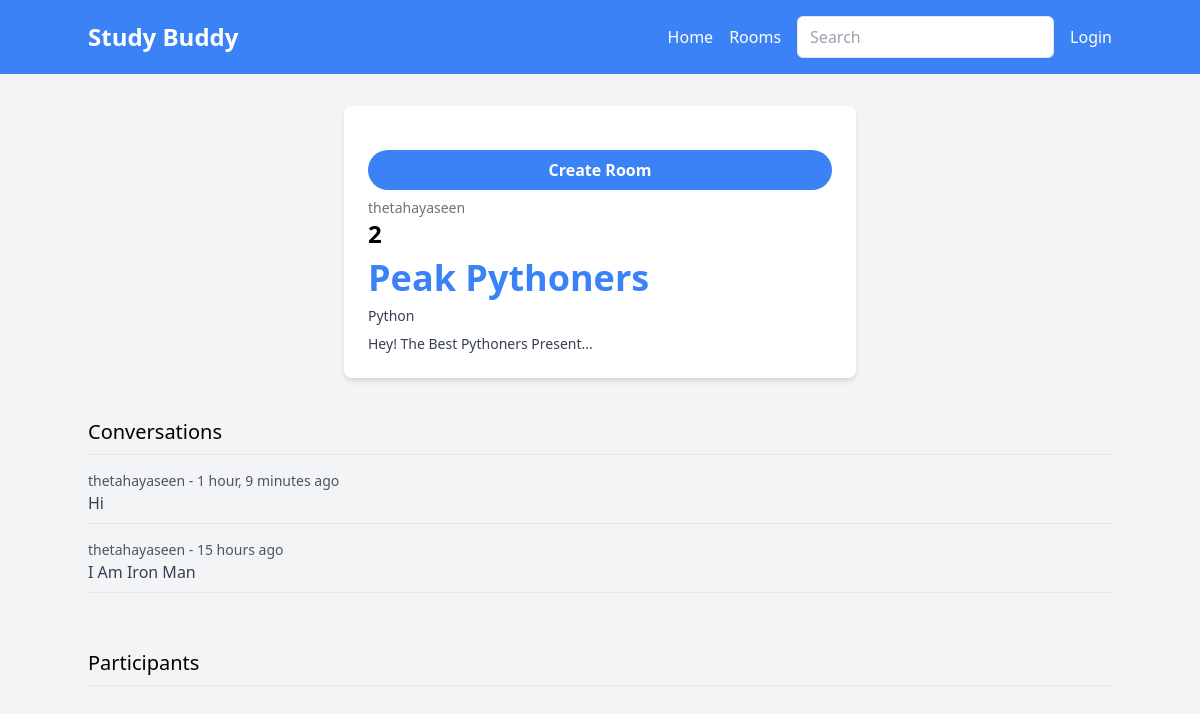
The app's page /room/2 with its own data.
### base/models.py (models this page shows, shortened)
class Room(models.Model):
    host = models.ForeignKey(User, on_delete=models.SET_NULL, null = True)
    topic = models.ForeignKey(Topic, on_delete=models.SET_NULL, null = True)
    name = models.CharField(max_length=200)
    description = models.TextField(null=True, blank=True)
    participants = models.ManyToManyField(User, related_name="participants", blank=True)
    updated = models.DateTimeField(auto_now=True)
    created = models.DateTimeField(auto_now_add=True)
    class Meta:
        ordering = ["-updated", "-created"]

class Topic(models.Model):
    name = models.CharField(max_length=200)

class Message(models.Model):
    user = models.ForeignKey(User, on_delete=models.CASCADE)
    room = models.ForeignKey(Room, on_delete=models.CASCADE)
    body = models.TextField()
    updated = models.DateTimeField(auto_now=True)
    created = models.DateTimeField(auto_now_add=True)

### base/views.py (the view, shortened to what this page needs)
# urls.py: path("room/<str:primary_key>", views.room, name = "room"),
def room(request, primary_key):
    room = Room.objects.get(id = primary_key)
    conversations = room.message_set.all().order_by("-created")
    participants = room.participants.all()
    context = {"room": room, "conversations": conversations, "participants": participants}
    return render(request,  "base/room.html", context)

### base/templates/base/room.html (shortened to what this page needs)
{% extends "mainlayout.html" %}
{% block content %}
<div class="container mx-auto mt-8">
    <div class="max-w-lg mx-auto bg-white p-6 rounded-lg shadow-md">
        <a href="{% url 'create-room' %}" class="bg-blue-500 text-white font-bold py-2 px-4 rounded-full hover:bg-blue-700 hover:shadow-md transition duration-300 block w-full text-center mt-5 mb-2">
            Create Room
        </a>
        <p class="text-gray-500 text-sm mt-2">{{ room.host.username }}</p>
        <h2 class="text-2xl font-bold mb-2">{{ room.id }}</h2>
        <h1 class="text-4xl font-extrabold text-blue-500 mb-2">{{ room.name }}</h1>
        <p class="text-gray-700 text-sm mt-2">{{ room.topic.name }}</p>
        <p class="text-gray-700 text-sm mt-2">{{ room.description }}</p>
    </div>
    <br>
    <div>
        <h1 class="mt-4 text-xl">Conversations</h1>
        <hr class="mt-2 mb-4">
        {% for conversation in conversations %}
            <div class="mb-4">
                <h5 class="text-gray-600 text-sm">{{ conversation.user }} - {{ conversation.created|timesince }} ago</h5>
                <p class="text-gray-700">{{ conversation.body }}</p>
                <hr class="mt-2 mb-2">
            </div>
        {% endfor %}
    </div>
    <br>
    <div>
        <h1 class="mt-4 text-xl">Participants</h1>
        <hr class="mt-2 mb-4">
    </div>
</div>
{% endblock content %}

### records on screen
Room: host.username "thetahayaseen", id "2", name "Peak Pythoners", topic.name "Python", description "Hey! The Best Pythoners Present..."
Message: user "thetahayaseen", created "1 hour, 9 minutes", body "Hi"
Message: user "thetahayaseen", created "15 hours", body "I Am Iron Man"
